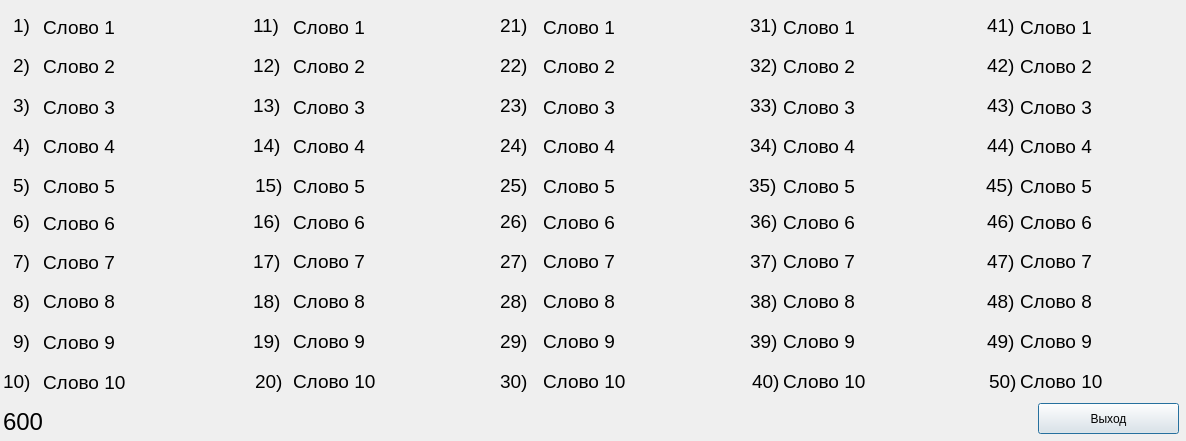
<?xml version="1.0" encoding="UTF-8"?>
<ui version="4.0">
 <class>TestMPS</class>
 <widget class="QDialog" name="TestMPS">
  <property name="geometry">
   <rect>
    <x>0</x>
    <y>0</y>
    <width>1186</width>
    <height>441</height>
   </rect>
  </property>
  <property name="windowTitle">
   <string>Тест &quot;Мастер памяти Слова&quot;</string>
  </property>
  <widget class="QLabel" name="word22">
   <property name="geometry">
    <rect>
     <x>543</x>
     <y>46</y>
     <width>201</width>
     <height>41</height>
    </rect>
   </property>
   <property name="font">
    <font>
     <pointsize>14</pointsize>
    </font>
   </property>
   <property name="text">
    <string>Слово 2</string>
   </property>
  </widget>
  <widget class="QLabel" name="label_20">
   <property name="geometry">
    <rect>
     <x>253</x>
     <y>50</y>
     <width>31</width>
     <height>31</height>
    </rect>
   </property>
   <property name="font">
    <font>
     <pointsize>14</pointsize>
    </font>
   </property>
   <property name="text">
    <string>12)</string>
   </property>
  </widget>
  <widget class="QLabel" name="label_15">
   <property name="geometry">
    <rect>
     <x>253</x>
     <y>10</y>
     <width>31</width>
     <height>31</height>
    </rect>
   </property>
   <property name="font">
    <font>
     <pointsize>14</pointsize>
    </font>
   </property>
   <property name="text">
    <string>11)</string>
   </property>
  </widget>
  <widget class="QLabel" name="label_2">
   <property name="geometry">
    <rect>
     <x>13</x>
     <y>246</y>
     <width>21</width>
     <height>31</height>
    </rect>
   </property>
   <property name="font">
    <font>
     <pointsize>14</pointsize>
    </font>
   </property>
   <property name="text">
    <string>7)</string>
   </property>
  </widget>
  <widget class="QLabel" name="label_14">
   <property name="geometry">
    <rect>
     <x>255</x>
     <y>170</y>
     <width>31</width>
     <height>31</height>
    </rect>
   </property>
   <property name="font">
    <font>
     <pointsize>14</pointsize>
    </font>
   </property>
   <property name="text">
    <string>15)</string>
   </property>
  </widget>
  <widget class="QLabel" name="label_7">
   <property name="geometry">
    <rect>
     <x>253</x>
     <y>246</y>
     <width>31</width>
     <height>31</height>
    </rect>
   </property>
   <property name="font">
    <font>
     <pointsize>14</pointsize>
    </font>
   </property>
   <property name="text">
    <string>17)</string>
   </property>
  </widget>
  <widget class="QLabel" name="label_5">
   <property name="geometry">
    <rect>
     <x>3</x>
     <y>366</y>
     <width>31</width>
     <height>31</height>
    </rect>
   </property>
   <property name="font">
    <font>
     <pointsize>14</pointsize>
    </font>
   </property>
   <property name="text">
    <string>10)</string>
   </property>
  </widget>
  <widget class="QLabel" name="word39">
   <property name="geometry">
    <rect>
     <x>783</x>
     <y>321</y>
     <width>201</width>
     <height>41</height>
    </rect>
   </property>
   <property name="font">
    <font>
     <pointsize>14</pointsize>
    </font>
   </property>
   <property name="text">
    <string>Слово 9</string>
   </property>
  </widget>
  <widget class="QLabel" name="word13">
   <property name="geometry">
    <rect>
     <x>293</x>
     <y>87</y>
     <width>201</width>
     <height>41</height>
    </rect>
   </property>
   <property name="font">
    <font>
     <pointsize>14</pointsize>
    </font>
   </property>
   <property name="text">
    <string>Слово 3</string>
   </property>
  </widget>
  <widget class="QLabel" name="label_6">
   <property name="geometry">
    <rect>
     <x>253</x>
     <y>206</y>
     <width>31</width>
     <height>31</height>
    </rect>
   </property>
   <property name="font">
    <font>
     <pointsize>14</pointsize>
    </font>
   </property>
   <property name="text">
    <string>16)</string>
   </property>
  </widget>
  <widget class="QLabel" name="word7">
   <property name="geometry">
    <rect>
     <x>43</x>
     <y>242</y>
     <width>201</width>
     <height>41</height>
    </rect>
   </property>
   <property name="font">
    <font>
     <pointsize>14</pointsize>
    </font>
   </property>
   <property name="text">
    <string>Слово 7</string>
   </property>
  </widget>
  <widget class="QLabel" name="label_10">
   <property name="geometry">
    <rect>
     <x>255</x>
     <y>366</y>
     <width>31</width>
     <height>31</height>
    </rect>
   </property>
   <property name="font">
    <font>
     <pointsize>14</pointsize>
    </font>
   </property>
   <property name="text">
    <string>20)</string>
   </property>
  </widget>
  <widget class="QLabel" name="word32">
   <property name="geometry">
    <rect>
     <x>783</x>
     <y>46</y>
     <width>201</width>
     <height>41</height>
    </rect>
   </property>
   <property name="font">
    <font>
     <pointsize>14</pointsize>
    </font>
   </property>
   <property name="text">
    <string>Слово 2</string>
   </property>
  </widget>
  <widget class="QLabel" name="label_8">
   <property name="geometry">
    <rect>
     <x>253</x>
     <y>286</y>
     <width>31</width>
     <height>31</height>
    </rect>
   </property>
   <property name="font">
    <font>
     <pointsize>14</pointsize>
    </font>
   </property>
   <property name="text">
    <string>18)</string>
   </property>
  </widget>
  <widget class="QLabel" name="label_18">
   <property name="geometry">
    <rect>
     <x>13</x>
     <y>130</y>
     <width>21</width>
     <height>31</height>
    </rect>
   </property>
   <property name="font">
    <font>
     <pointsize>14</pointsize>
    </font>
   </property>
   <property name="text">
    <string>4)</string>
   </property>
  </widget>
  <widget class="QLabel" name="word9">
   <property name="geometry">
    <rect>
     <x>43</x>
     <y>322</y>
     <width>201</width>
     <height>41</height>
    </rect>
   </property>
   <property name="font">
    <font>
     <pointsize>14</pointsize>
    </font>
   </property>
   <property name="text">
    <string>Слово 9</string>
   </property>
  </widget>
  <widget class="QLabel" name="word16">
   <property name="geometry">
    <rect>
     <x>293</x>
     <y>202</y>
     <width>201</width>
     <height>41</height>
    </rect>
   </property>
   <property name="font">
    <font>
     <pointsize>14</pointsize>
    </font>
   </property>
   <property name="text">
    <string>Слово 6</string>
   </property>
  </widget>
  <widget class="QLabel" name="word5">
   <property name="geometry">
    <rect>
     <x>43</x>
     <y>166</y>
     <width>201</width>
     <height>41</height>
    </rect>
   </property>
   <property name="font">
    <font>
     <pointsize>14</pointsize>
    </font>
   </property>
   <property name="text">
    <string>Слово 5</string>
   </property>
  </widget>
  <widget class="QLabel" name="label_16">
   <property name="geometry">
    <rect>
     <x>253</x>
     <y>90</y>
     <width>31</width>
     <height>31</height>
    </rect>
   </property>
   <property name="font">
    <font>
     <pointsize>14</pointsize>
    </font>
   </property>
   <property name="text">
    <string>13)</string>
   </property>
  </widget>
  <widget class="QLabel" name="word35">
   <property name="geometry">
    <rect>
     <x>783</x>
     <y>166</y>
     <width>201</width>
     <height>41</height>
    </rect>
   </property>
   <property name="font">
    <font>
     <pointsize>14</pointsize>
    </font>
   </property>
   <property name="text">
    <string>Слово 5</string>
   </property>
  </widget>
  <widget class="QLabel" name="label_1">
   <property name="geometry">
    <rect>
     <x>13</x>
     <y>206</y>
     <width>21</width>
     <height>31</height>
    </rect>
   </property>
   <property name="font">
    <font>
     <pointsize>14</pointsize>
    </font>
   </property>
   <property name="text">
    <string>6)</string>
   </property>
  </widget>
  <widget class="QLabel" name="word15">
   <property name="geometry">
    <rect>
     <x>293</x>
     <y>166</y>
     <width>201</width>
     <height>41</height>
    </rect>
   </property>
   <property name="font">
    <font>
     <pointsize>14</pointsize>
    </font>
   </property>
   <property name="text">
    <string>Слово 5</string>
   </property>
  </widget>
  <widget class="QLabel" name="label_32">
   <property name="geometry">
    <rect>
     <x>500</x>
     <y>170</y>
     <width>31</width>
     <height>31</height>
    </rect>
   </property>
   <property name="font">
    <font>
     <pointsize>14</pointsize>
    </font>
   </property>
   <property name="text">
    <string>25)</string>
   </property>
  </widget>
  <widget class="QLabel" name="label_29">
   <property name="geometry">
    <rect>
     <x>750</x>
     <y>130</y>
     <width>31</width>
     <height>31</height>
    </rect>
   </property>
   <property name="font">
    <font>
     <pointsize>14</pointsize>
    </font>
   </property>
   <property name="text">
    <string>34)</string>
   </property>
  </widget>
  <widget class="QLabel" name="word8">
   <property name="geometry">
    <rect>
     <x>43</x>
     <y>276</y>
     <width>201</width>
     <height>51</height>
    </rect>
   </property>
   <property name="font">
    <font>
     <pointsize>14</pointsize>
    </font>
   </property>
   <property name="text">
    <string>Слово 8</string>
   </property>
  </widget>
  <widget class="QLabel" name="word18">
   <property name="geometry">
    <rect>
     <x>293</x>
     <y>276</y>
     <width>201</width>
     <height>51</height>
    </rect>
   </property>
   <property name="font">
    <font>
     <pointsize>14</pointsize>
    </font>
   </property>
   <property name="text">
    <string>Слово 8</string>
   </property>
  </widget>
  <widget class="QLabel" name="label_27">
   <property name="geometry">
    <rect>
     <x>750</x>
     <y>90</y>
     <width>31</width>
     <height>31</height>
    </rect>
   </property>
   <property name="font">
    <font>
     <pointsize>14</pointsize>
    </font>
   </property>
   <property name="text">
    <string>33)</string>
   </property>
  </widget>
  <widget class="QLabel" name="word2">
   <property name="geometry">
    <rect>
     <x>43</x>
     <y>46</y>
     <width>201</width>
     <height>41</height>
    </rect>
   </property>
   <property name="font">
    <font>
     <pointsize>14</pointsize>
    </font>
   </property>
   <property name="text">
    <string>Слово 2</string>
   </property>
  </widget>
  <widget class="QLabel" name="word33">
   <property name="geometry">
    <rect>
     <x>783</x>
     <y>87</y>
     <width>201</width>
     <height>41</height>
    </rect>
   </property>
   <property name="font">
    <font>
     <pointsize>14</pointsize>
    </font>
   </property>
   <property name="text">
    <string>Слово 3</string>
   </property>
  </widget>
  <widget class="QLabel" name="word6">
   <property name="geometry">
    <rect>
     <x>43</x>
     <y>203</y>
     <width>201</width>
     <height>41</height>
    </rect>
   </property>
   <property name="font">
    <font>
     <pointsize>14</pointsize>
    </font>
   </property>
   <property name="text">
    <string>Слово 6</string>
   </property>
  </widget>
  <widget class="QLabel" name="word26">
   <property name="geometry">
    <rect>
     <x>543</x>
     <y>202</y>
     <width>201</width>
     <height>41</height>
    </rect>
   </property>
   <property name="font">
    <font>
     <pointsize>14</pointsize>
    </font>
   </property>
   <property name="text">
    <string>Слово 6</string>
   </property>
  </widget>
  <widget class="QLabel" name="label_17">
   <property name="geometry">
    <rect>
     <x>13</x>
     <y>10</y>
     <width>21</width>
     <height>31</height>
    </rect>
   </property>
   <property name="font">
    <font>
     <pointsize>14</pointsize>
    </font>
   </property>
   <property name="text">
    <string>1)</string>
   </property>
  </widget>
  <widget class="QLabel" name="label_12">
   <property name="geometry">
    <rect>
     <x>13</x>
     <y>50</y>
     <width>21</width>
     <height>31</height>
    </rect>
   </property>
   <property name="font">
    <font>
     <pointsize>14</pointsize>
    </font>
   </property>
   <property name="text">
    <string>2)</string>
   </property>
  </widget>
  <widget class="QLabel" name="word34">
   <property name="geometry">
    <rect>
     <x>783</x>
     <y>126</y>
     <width>201</width>
     <height>41</height>
    </rect>
   </property>
   <property name="font">
    <font>
     <pointsize>14</pointsize>
    </font>
   </property>
   <property name="text">
    <string>Слово 4</string>
   </property>
  </widget>
  <widget class="QLabel" name="word12">
   <property name="geometry">
    <rect>
     <x>293</x>
     <y>46</y>
     <width>201</width>
     <height>41</height>
    </rect>
   </property>
   <property name="font">
    <font>
     <pointsize>14</pointsize>
    </font>
   </property>
   <property name="text">
    <string>Слово 2</string>
   </property>
  </widget>
  <widget class="QLabel" name="word17">
   <property name="geometry">
    <rect>
     <x>293</x>
     <y>241</y>
     <width>201</width>
     <height>41</height>
    </rect>
   </property>
   <property name="font">
    <font>
     <pointsize>14</pointsize>
    </font>
   </property>
   <property name="text">
    <string>Слово 7</string>
   </property>
  </widget>
  <widget class="QLabel" name="word19">
   <property name="geometry">
    <rect>
     <x>293</x>
     <y>321</y>
     <width>201</width>
     <height>41</height>
    </rect>
   </property>
   <property name="font">
    <font>
     <pointsize>14</pointsize>
    </font>
   </property>
   <property name="text">
    <string>Слово 9</string>
   </property>
  </widget>
  <widget class="QLabel" name="label_39">
   <property name="geometry">
    <rect>
     <x>500</x>
     <y>326</y>
     <width>31</width>
     <height>31</height>
    </rect>
   </property>
   <property name="font">
    <font>
     <pointsize>14</pointsize>
    </font>
   </property>
   <property name="text">
    <string>29)</string>
   </property>
  </widget>
  <widget class="QLabel" name="word4">
   <property name="geometry">
    <rect>
     <x>43</x>
     <y>126</y>
     <width>201</width>
     <height>41</height>
    </rect>
   </property>
   <property name="font">
    <font>
     <pointsize>14</pointsize>
    </font>
   </property>
   <property name="text">
    <string>Слово 4</string>
   </property>
  </widget>
  <widget class="QLabel" name="word38">
   <property name="geometry">
    <rect>
     <x>783</x>
     <y>276</y>
     <width>201</width>
     <height>51</height>
    </rect>
   </property>
   <property name="font">
    <font>
     <pointsize>14</pointsize>
    </font>
   </property>
   <property name="text">
    <string>Слово 8</string>
   </property>
  </widget>
  <widget class="QLabel" name="label_38">
   <property name="geometry">
    <rect>
     <x>500</x>
     <y>10</y>
     <width>31</width>
     <height>31</height>
    </rect>
   </property>
   <property name="font">
    <font>
     <pointsize>14</pointsize>
    </font>
   </property>
   <property name="text">
    <string>21)</string>
   </property>
  </widget>
  <widget class="QLabel" name="word25">
   <property name="geometry">
    <rect>
     <x>543</x>
     <y>166</y>
     <width>201</width>
     <height>41</height>
    </rect>
   </property>
   <property name="font">
    <font>
     <pointsize>14</pointsize>
    </font>
   </property>
   <property name="text">
    <string>Слово 5</string>
   </property>
  </widget>
  <widget class="QLabel" name="label_11">
   <property name="geometry">
    <rect>
     <x>253</x>
     <y>130</y>
     <width>31</width>
     <height>31</height>
    </rect>
   </property>
   <property name="font">
    <font>
     <pointsize>14</pointsize>
    </font>
   </property>
   <property name="text">
    <string>14)</string>
   </property>
  </widget>
  <widget class="QLabel" name="word20">
   <property name="geometry">
    <rect>
     <x>293</x>
     <y>361</y>
     <width>201</width>
     <height>41</height>
    </rect>
   </property>
   <property name="font">
    <font>
     <pointsize>14</pointsize>
    </font>
   </property>
   <property name="text">
    <string>Слово 10</string>
   </property>
  </widget>
  <widget class="QPushButton" name="pushButton">
   <property name="geometry">
    <rect>
     <x>1038</x>
     <y>403</y>
     <width>141</width>
     <height>31</height>
    </rect>
   </property>
   <property name="text">
    <string>Выход</string>
   </property>
  </widget>
  <widget class="QLabel" name="word27">
   <property name="geometry">
    <rect>
     <x>543</x>
     <y>241</y>
     <width>201</width>
     <height>41</height>
    </rect>
   </property>
   <property name="font">
    <font>
     <pointsize>14</pointsize>
    </font>
   </property>
   <property name="text">
    <string>Слово 7</string>
   </property>
  </widget>
  <widget class="QLabel" name="label_43">
   <property name="geometry">
    <rect>
     <x>500</x>
     <y>130</y>
     <width>31</width>
     <height>31</height>
    </rect>
   </property>
   <property name="font">
    <font>
     <pointsize>14</pointsize>
    </font>
   </property>
   <property name="text">
    <string>24)</string>
   </property>
  </widget>
  <widget class="QLabel" name="word1">
   <property name="geometry">
    <rect>
     <x>43</x>
     <y>7</y>
     <width>201</width>
     <height>41</height>
    </rect>
   </property>
   <property name="font">
    <font>
     <pointsize>14</pointsize>
    </font>
   </property>
   <property name="text">
    <string>Слово 1</string>
   </property>
  </widget>
  <widget class="QLabel" name="label_28">
   <property name="geometry">
    <rect>
     <x>750</x>
     <y>326</y>
     <width>31</width>
     <height>31</height>
    </rect>
   </property>
   <property name="font">
    <font>
     <pointsize>14</pointsize>
    </font>
   </property>
   <property name="text">
    <string>39)</string>
   </property>
  </widget>
  <widget class="QLabel" name="label_13">
   <property name="geometry">
    <rect>
     <x>13</x>
     <y>170</y>
     <width>21</width>
     <height>31</height>
    </rect>
   </property>
   <property name="font">
    <font>
     <pointsize>14</pointsize>
    </font>
   </property>
   <property name="text">
    <string>5)</string>
   </property>
  </widget>
  <widget class="QLabel" name="label_21">
   <property name="geometry">
    <rect>
     <x>3</x>
     <y>406</y>
     <width>51</width>
     <height>31</height>
    </rect>
   </property>
   <property name="font">
    <font>
     <pointsize>18</pointsize>
    </font>
   </property>
   <property name="text">
    <string>600</string>
   </property>
  </widget>
  <widget class="QLabel" name="label_37">
   <property name="geometry">
    <rect>
     <x>500</x>
     <y>206</y>
     <width>31</width>
     <height>31</height>
    </rect>
   </property>
   <property name="font">
    <font>
     <pointsize>14</pointsize>
    </font>
   </property>
   <property name="text">
    <string>26)</string>
   </property>
  </widget>
  <widget class="QLabel" name="label_36">
   <property name="geometry">
    <rect>
     <x>500</x>
     <y>90</y>
     <width>31</width>
     <height>31</height>
    </rect>
   </property>
   <property name="font">
    <font>
     <pointsize>14</pointsize>
    </font>
   </property>
   <property name="text">
    <string>23)</string>
   </property>
  </widget>
  <widget class="QLabel" name="word23">
   <property name="geometry">
    <rect>
     <x>543</x>
     <y>87</y>
     <width>201</width>
     <height>41</height>
    </rect>
   </property>
   <property name="font">
    <font>
     <pointsize>14</pointsize>
    </font>
   </property>
   <property name="text">
    <string>Слово 3</string>
   </property>
  </widget>
  <widget class="QLabel" name="label_24">
   <property name="geometry">
    <rect>
     <x>752</x>
     <y>366</y>
     <width>31</width>
     <height>31</height>
    </rect>
   </property>
   <property name="font">
    <font>
     <pointsize>14</pointsize>
    </font>
   </property>
   <property name="text">
    <string>40)</string>
   </property>
  </widget>
  <widget class="QLabel" name="word37">
   <property name="geometry">
    <rect>
     <x>783</x>
     <y>241</y>
     <width>201</width>
     <height>41</height>
    </rect>
   </property>
   <property name="font">
    <font>
     <pointsize>14</pointsize>
    </font>
   </property>
   <property name="text">
    <string>Слово 7</string>
   </property>
  </widget>
  <widget class="QLabel" name="label_31">
   <property name="geometry">
    <rect>
     <x>500</x>
     <y>366</y>
     <width>31</width>
     <height>31</height>
    </rect>
   </property>
   <property name="font">
    <font>
     <pointsize>14</pointsize>
    </font>
   </property>
   <property name="text">
    <string>30)</string>
   </property>
  </widget>
  <widget class="QLabel" name="label_9">
   <property name="geometry">
    <rect>
     <x>253</x>
     <y>326</y>
     <width>31</width>
     <height>31</height>
    </rect>
   </property>
   <property name="font">
    <font>
     <pointsize>14</pointsize>
    </font>
   </property>
   <property name="text">
    <string>19)</string>
   </property>
  </widget>
  <widget class="QLabel" name="label_4">
   <property name="geometry">
    <rect>
     <x>13</x>
     <y>326</y>
     <width>21</width>
     <height>31</height>
    </rect>
   </property>
   <property name="font">
    <font>
     <pointsize>14</pointsize>
    </font>
   </property>
   <property name="text">
    <string>9)</string>
   </property>
  </widget>
  <widget class="QLabel" name="label_19">
   <property name="geometry">
    <rect>
     <x>13</x>
     <y>90</y>
     <width>21</width>
     <height>31</height>
    </rect>
   </property>
   <property name="font">
    <font>
     <pointsize>14</pointsize>
    </font>
   </property>
   <property name="text">
    <string>3)</string>
   </property>
  </widget>
  <widget class="QLabel" name="word21">
   <property name="geometry">
    <rect>
     <x>543</x>
     <y>7</y>
     <width>201</width>
     <height>41</height>
    </rect>
   </property>
   <property name="font">
    <font>
     <pointsize>14</pointsize>
    </font>
   </property>
   <property name="text">
    <string>Слово 1</string>
   </property>
  </widget>
  <widget class="QLabel" name="word40">
   <property name="geometry">
    <rect>
     <x>783</x>
     <y>361</y>
     <width>201</width>
     <height>41</height>
    </rect>
   </property>
   <property name="font">
    <font>
     <pointsize>14</pointsize>
    </font>
   </property>
   <property name="text">
    <string>Слово 10</string>
   </property>
  </widget>
  <widget class="QLabel" name="word11">
   <property name="geometry">
    <rect>
     <x>293</x>
     <y>7</y>
     <width>201</width>
     <height>41</height>
    </rect>
   </property>
   <property name="font">
    <font>
     <pointsize>14</pointsize>
    </font>
   </property>
   <property name="text">
    <string>Слово 1</string>
   </property>
  </widget>
  <widget class="QLabel" name="word30">
   <property name="geometry">
    <rect>
     <x>543</x>
     <y>361</y>
     <width>201</width>
     <height>41</height>
    </rect>
   </property>
   <property name="font">
    <font>
     <pointsize>14</pointsize>
    </font>
   </property>
   <property name="text">
    <string>Слово 10</string>
   </property>
  </widget>
  <widget class="QLabel" name="word3">
   <property name="geometry">
    <rect>
     <x>43</x>
     <y>87</y>
     <width>201</width>
     <height>41</height>
    </rect>
   </property>
   <property name="font">
    <font>
     <pointsize>14</pointsize>
    </font>
   </property>
   <property name="text">
    <string>Слово 3</string>
   </property>
  </widget>
  <widget class="QLabel" name="word36">
   <property name="geometry">
    <rect>
     <x>783</x>
     <y>202</y>
     <width>201</width>
     <height>41</height>
    </rect>
   </property>
   <property name="font">
    <font>
     <pointsize>14</pointsize>
    </font>
   </property>
   <property name="text">
    <string>Слово 6</string>
   </property>
  </widget>
  <widget class="QLabel" name="label_41">
   <property name="geometry">
    <rect>
     <x>750</x>
     <y>246</y>
     <width>31</width>
     <height>31</height>
    </rect>
   </property>
   <property name="font">
    <font>
     <pointsize>14</pointsize>
    </font>
   </property>
   <property name="text">
    <string>37)</string>
   </property>
  </widget>
  <widget class="QLabel" name="label_40">
   <property name="geometry">
    <rect>
     <x>750</x>
     <y>10</y>
     <width>31</width>
     <height>31</height>
    </rect>
   </property>
   <property name="font">
    <font>
     <pointsize>14</pointsize>
    </font>
   </property>
   <property name="text">
    <string>31)</string>
   </property>
  </widget>
  <widget class="QLabel" name="label_34">
   <property name="geometry">
    <rect>
     <x>500</x>
     <y>286</y>
     <width>31</width>
     <height>31</height>
    </rect>
   </property>
   <property name="font">
    <font>
     <pointsize>14</pointsize>
    </font>
   </property>
   <property name="text">
    <string>28)</string>
   </property>
  </widget>
  <widget class="QLabel" name="label_25">
   <property name="geometry">
    <rect>
     <x>750</x>
     <y>286</y>
     <width>31</width>
     <height>31</height>
    </rect>
   </property>
   <property name="font">
    <font>
     <pointsize>14</pointsize>
    </font>
   </property>
   <property name="text">
    <string>38)</string>
   </property>
  </widget>
  <widget class="QLabel" name="label_3">
   <property name="geometry">
    <rect>
     <x>13</x>
     <y>286</y>
     <width>21</width>
     <height>31</height>
    </rect>
   </property>
   <property name="font">
    <font>
     <pointsize>14</pointsize>
    </font>
   </property>
   <property name="text">
    <string>8)</string>
   </property>
  </widget>
  <widget class="QLabel" name="word14">
   <property name="geometry">
    <rect>
     <x>293</x>
     <y>126</y>
     <width>201</width>
     <height>41</height>
    </rect>
   </property>
   <property name="font">
    <font>
     <pointsize>14</pointsize>
    </font>
   </property>
   <property name="text">
    <string>Слово 4</string>
   </property>
  </widget>
  <widget class="QLabel" name="label_30">
   <property name="geometry">
    <rect>
     <x>749</x>
     <y>170</y>
     <width>31</width>
     <height>31</height>
    </rect>
   </property>
   <property name="font">
    <font>
     <pointsize>14</pointsize>
    </font>
   </property>
   <property name="text">
    <string>35)</string>
   </property>
  </widget>
  <widget class="QLabel" name="word28">
   <property name="geometry">
    <rect>
     <x>543</x>
     <y>276</y>
     <width>201</width>
     <height>51</height>
    </rect>
   </property>
   <property name="font">
    <font>
     <pointsize>14</pointsize>
    </font>
   </property>
   <property name="text">
    <string>Слово 8</string>
   </property>
  </widget>
  <widget class="QLabel" name="word31">
   <property name="geometry">
    <rect>
     <x>783</x>
     <y>7</y>
     <width>201</width>
     <height>41</height>
    </rect>
   </property>
   <property name="font">
    <font>
     <pointsize>14</pointsize>
    </font>
   </property>
   <property name="text">
    <string>Слово 1</string>
   </property>
  </widget>
  <widget class="QLabel" name="label_35">
   <property name="geometry">
    <rect>
     <x>750</x>
     <y>206</y>
     <width>31</width>
     <height>31</height>
    </rect>
   </property>
   <property name="font">
    <font>
     <pointsize>14</pointsize>
    </font>
   </property>
   <property name="text">
    <string>36)</string>
   </property>
  </widget>
  <widget class="QLabel" name="label_26">
   <property name="geometry">
    <rect>
     <x>500</x>
     <y>246</y>
     <width>31</width>
     <height>31</height>
    </rect>
   </property>
   <property name="font">
    <font>
     <pointsize>14</pointsize>
    </font>
   </property>
   <property name="text">
    <string>27)</string>
   </property>
  </widget>
  <widget class="QLabel" name="word29">
   <property name="geometry">
    <rect>
     <x>543</x>
     <y>321</y>
     <width>201</width>
     <height>41</height>
    </rect>
   </property>
   <property name="font">
    <font>
     <pointsize>14</pointsize>
    </font>
   </property>
   <property name="text">
    <string>Слово 9</string>
   </property>
  </widget>
  <widget class="QLabel" name="word10">
   <property name="geometry">
    <rect>
     <x>43</x>
     <y>362</y>
     <width>201</width>
     <height>41</height>
    </rect>
   </property>
   <property name="font">
    <font>
     <pointsize>14</pointsize>
    </font>
   </property>
   <property name="text">
    <string>Слово 10</string>
   </property>
  </widget>
  <widget class="QLabel" name="label_33">
   <property name="geometry">
    <rect>
     <x>500</x>
     <y>50</y>
     <width>31</width>
     <height>31</height>
    </rect>
   </property>
   <property name="font">
    <font>
     <pointsize>14</pointsize>
    </font>
   </property>
   <property name="text">
    <string>22)</string>
   </property>
  </widget>
  <widget class="QLabel" name="word24">
   <property name="geometry">
    <rect>
     <x>543</x>
     <y>126</y>
     <width>201</width>
     <height>41</height>
    </rect>
   </property>
   <property name="font">
    <font>
     <pointsize>14</pointsize>
    </font>
   </property>
   <property name="text">
    <string>Слово 4</string>
   </property>
  </widget>
  <widget class="QLabel" name="label_42">
   <property name="geometry">
    <rect>
     <x>750</x>
     <y>50</y>
     <width>31</width>
     <height>31</height>
    </rect>
   </property>
   <property name="font">
    <font>
     <pointsize>14</pointsize>
    </font>
   </property>
   <property name="text">
    <string>32)</string>
   </property>
  </widget>
  <widget class="QLabel" name="word50">
   <property name="geometry">
    <rect>
     <x>1020</x>
     <y>361</y>
     <width>201</width>
     <height>41</height>
    </rect>
   </property>
   <property name="font">
    <font>
     <pointsize>14</pointsize>
    </font>
   </property>
   <property name="text">
    <string>Слово 10</string>
   </property>
  </widget>
  <widget class="QLabel" name="word43">
   <property name="geometry">
    <rect>
     <x>1020</x>
     <y>87</y>
     <width>201</width>
     <height>41</height>
    </rect>
   </property>
   <property name="font">
    <font>
     <pointsize>14</pointsize>
    </font>
   </property>
   <property name="text">
    <string>Слово 3</string>
   </property>
  </widget>
  <widget class="QLabel" name="word46">
   <property name="geometry">
    <rect>
     <x>1020</x>
     <y>202</y>
     <width>201</width>
     <height>41</height>
    </rect>
   </property>
   <property name="font">
    <font>
     <pointsize>14</pointsize>
    </font>
   </property>
   <property name="text">
    <string>Слово 6</string>
   </property>
  </widget>
  <widget class="QLabel" name="label_44">
   <property name="geometry">
    <rect>
     <x>987</x>
     <y>246</y>
     <width>31</width>
     <height>31</height>
    </rect>
   </property>
   <property name="font">
    <font>
     <pointsize>14</pointsize>
    </font>
   </property>
   <property name="text">
    <string>47)</string>
   </property>
  </widget>
  <widget class="QLabel" name="label_45">
   <property name="geometry">
    <rect>
     <x>989</x>
     <y>366</y>
     <width>31</width>
     <height>31</height>
    </rect>
   </property>
   <property name="font">
    <font>
     <pointsize>14</pointsize>
    </font>
   </property>
   <property name="text">
    <string>50)</string>
   </property>
  </widget>
  <widget class="QLabel" name="label_46">
   <property name="geometry">
    <rect>
     <x>987</x>
     <y>90</y>
     <width>31</width>
     <height>31</height>
    </rect>
   </property>
   <property name="font">
    <font>
     <pointsize>14</pointsize>
    </font>
   </property>
   <property name="text">
    <string>43)</string>
   </property>
  </widget>
  <widget class="QLabel" name="word45">
   <property name="geometry">
    <rect>
     <x>1020</x>
     <y>166</y>
     <width>201</width>
     <height>41</height>
    </rect>
   </property>
   <property name="font">
    <font>
     <pointsize>14</pointsize>
    </font>
   </property>
   <property name="text">
    <string>Слово 5</string>
   </property>
  </widget>
  <widget class="QLabel" name="word41">
   <property name="geometry">
    <rect>
     <x>1020</x>
     <y>7</y>
     <width>201</width>
     <height>41</height>
    </rect>
   </property>
   <property name="font">
    <font>
     <pointsize>14</pointsize>
    </font>
   </property>
   <property name="text">
    <string>Слово 1</string>
   </property>
  </widget>
  <widget class="QLabel" name="word47">
   <property name="geometry">
    <rect>
     <x>1020</x>
     <y>241</y>
     <width>201</width>
     <height>41</height>
    </rect>
   </property>
   <property name="font">
    <font>
     <pointsize>14</pointsize>
    </font>
   </property>
   <property name="text">
    <string>Слово 7</string>
   </property>
  </widget>
  <widget class="QLabel" name="label_47">
   <property name="geometry">
    <rect>
     <x>987</x>
     <y>130</y>
     <width>31</width>
     <height>31</height>
    </rect>
   </property>
   <property name="font">
    <font>
     <pointsize>14</pointsize>
    </font>
   </property>
   <property name="text">
    <string>44)</string>
   </property>
  </widget>
  <widget class="QLabel" name="label_48">
   <property name="geometry">
    <rect>
     <x>987</x>
     <y>10</y>
     <width>31</width>
     <height>31</height>
    </rect>
   </property>
   <property name="font">
    <font>
     <pointsize>14</pointsize>
    </font>
   </property>
   <property name="text">
    <string>41)</string>
   </property>
  </widget>
  <widget class="QLabel" name="word42">
   <property name="geometry">
    <rect>
     <x>1020</x>
     <y>46</y>
     <width>201</width>
     <height>41</height>
    </rect>
   </property>
   <property name="font">
    <font>
     <pointsize>14</pointsize>
    </font>
   </property>
   <property name="text">
    <string>Слово 2</string>
   </property>
  </widget>
  <widget class="QLabel" name="label_49">
   <property name="geometry">
    <rect>
     <x>987</x>
     <y>286</y>
     <width>31</width>
     <height>31</height>
    </rect>
   </property>
   <property name="font">
    <font>
     <pointsize>14</pointsize>
    </font>
   </property>
   <property name="text">
    <string>48)</string>
   </property>
  </widget>
  <widget class="QLabel" name="label_50">
   <property name="geometry">
    <rect>
     <x>987</x>
     <y>326</y>
     <width>31</width>
     <height>31</height>
    </rect>
   </property>
   <property name="font">
    <font>
     <pointsize>14</pointsize>
    </font>
   </property>
   <property name="text">
    <string>49)</string>
   </property>
  </widget>
  <widget class="QLabel" name="word48">
   <property name="geometry">
    <rect>
     <x>1020</x>
     <y>276</y>
     <width>201</width>
     <height>51</height>
    </rect>
   </property>
   <property name="font">
    <font>
     <pointsize>14</pointsize>
    </font>
   </property>
   <property name="text">
    <string>Слово 8</string>
   </property>
  </widget>
  <widget class="QLabel" name="label_51">
   <property name="geometry">
    <rect>
     <x>987</x>
     <y>50</y>
     <width>31</width>
     <height>31</height>
    </rect>
   </property>
   <property name="font">
    <font>
     <pointsize>14</pointsize>
    </font>
   </property>
   <property name="text">
    <string>42)</string>
   </property>
  </widget>
  <widget class="QLabel" name="label_52">
   <property name="geometry">
    <rect>
     <x>986</x>
     <y>170</y>
     <width>31</width>
     <height>31</height>
    </rect>
   </property>
   <property name="font">
    <font>
     <pointsize>14</pointsize>
    </font>
   </property>
   <property name="text">
    <string>45)</string>
   </property>
  </widget>
  <widget class="QLabel" name="label_53">
   <property name="geometry">
    <rect>
     <x>987</x>
     <y>206</y>
     <width>31</width>
     <height>31</height>
    </rect>
   </property>
   <property name="font">
    <font>
     <pointsize>14</pointsize>
    </font>
   </property>
   <property name="text">
    <string>46)</string>
   </property>
  </widget>
  <widget class="QLabel" name="word44">
   <property name="geometry">
    <rect>
     <x>1020</x>
     <y>126</y>
     <width>201</width>
     <height>41</height>
    </rect>
   </property>
   <property name="font">
    <font>
     <pointsize>14</pointsize>
    </font>
   </property>
   <property name="text">
    <string>Слово 4</string>
   </property>
  </widget>
  <widget class="QLabel" name="word49">
   <property name="geometry">
    <rect>
     <x>1020</x>
     <y>321</y>
     <width>201</width>
     <height>41</height>
    </rect>
   </property>
   <property name="font">
    <font>
     <pointsize>14</pointsize>
    </font>
   </property>
   <property name="text">
    <string>Слово 9</string>
   </property>
  </widget>
 </widget>
 <resources/>
 <connections/>
</ui>
